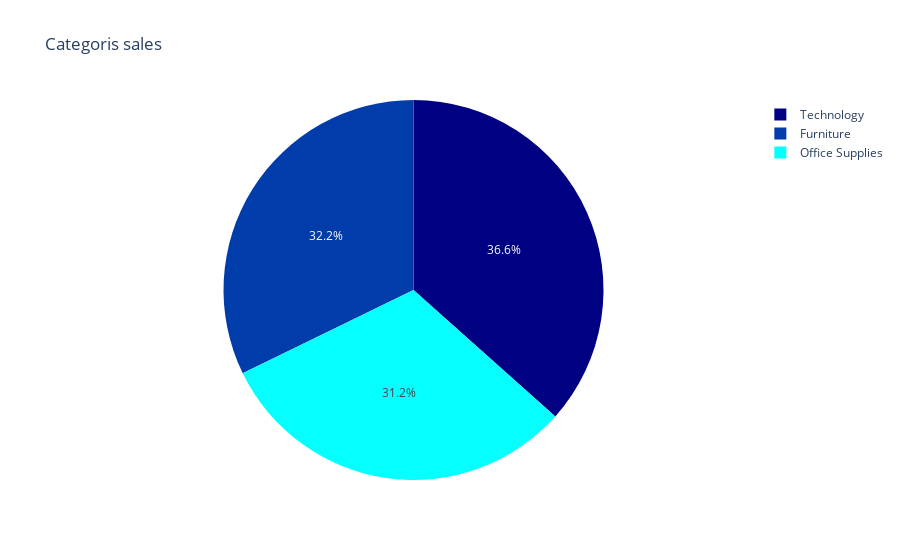

The notebook cell this image was saved under:
### Code cell
categoris= df.groupby("Category").sum().sort_values("Sales",ascending=False).head(15)
categoris= categoris[['Sales']].round(2)
categoris.reset_index(inplace=True)

fig = px.pie(categoris, values='Sales', names='Category', title='Categoris sales',color_discrete_sequence=px.colors.sequential.Jet)
fig.show()

### Figure 1 — Plotly figure (JSON) as saved in the notebook; plotly's stock layout.template omitted (floating-point values rounded to 4 significant figures)
{"data": [{"domain": {"x": [0, 1], "y": [0, 1]}, "hovertemplate": "Category=%{label}<br>Sales=%{value}<extra></extra>", "labels": ["Technology", "Furniture", "Office Supplies"], "legendgroup": "", "name": "", "showlegend": true, "type": "pie", "values": [827500.0, 728700.0, 705400.0]}], "layout": {"legend": {"tracegroupgap": 0}, "piecolorway": ["rgb(0,0,131)", "rgb(0,60,170)", "rgb(5,255,255)", "rgb(255,255,0)", "rgb(250,0,0)", "rgb(128,0,0)"], "title": {"text": "Categoris sales"}}}
